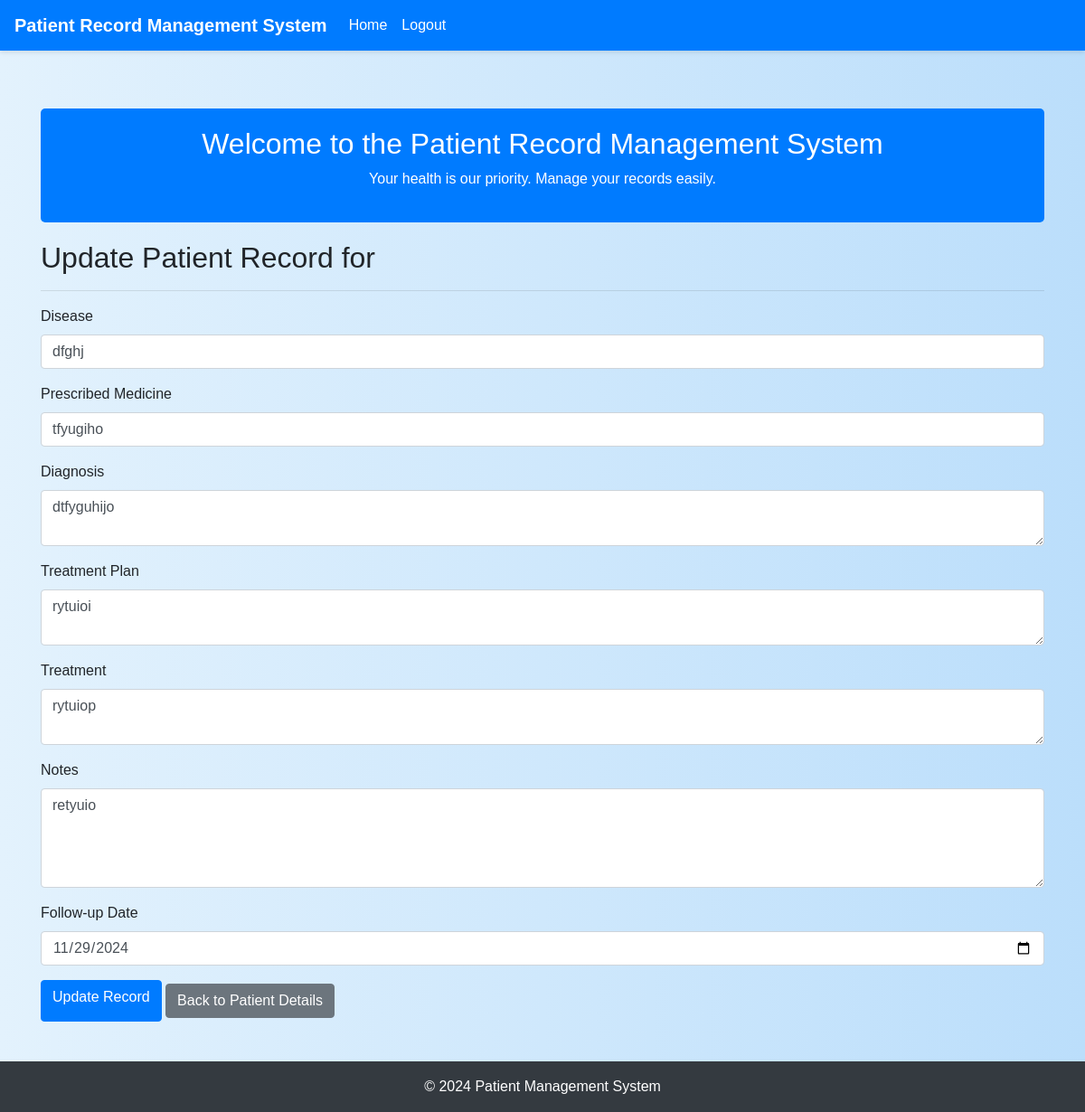
The page /doctor/update_record/1 (signed in) on the database its author committed.
### app/models.py (models this page shows, shortened)
class PatientRecord(db.Model):
    id = db.Column(db.Integer, primary_key=True)
    patient_id = db.Column(db.Integer, db.ForeignKey('patient.id'), nullable=False)
    user_id = db.Column(db.Integer, db.ForeignKey('user.id'), nullable=True)
    doctor_id = db.Column(db.Integer, db.ForeignKey('user.id'), nullable=False)
    disease = db.Column(db.String(100))
    diagnosis = db.Column(db.Text, nullable=True)
    prescribed_medicine = db.Column(db.String(255))
    notes = db.Column(db.Text)
    follow_up_date = db.Column(db.Date)
    record_date = db.Column(db.DateTime, default=datetime.utcnow)
    details = db.Column(db.Text, nullable=False)
    treatment = db.Column(db.Text)
    treatment_plan = db.Column(db.Text)
    patient = db.relationship('Patient', backref='records', lazy=True)

### app/route.py (the view, shortened to what this page needs)
@main_bp.route('/doctor/update_record/<int:patient_id>', methods=['GET', 'POST'])
@login_required
def update_patient_record(patient_id):
    if current_user.role != 'doctor':
        flash('Unauthorized access!', 'danger')
        return redirect(url_for('main.doctor_dashboard'))
    patient = User.query.get_or_404(patient_id)
    form = UpdatePatientRecordForm()
    existing_records = PatientRecord.query.filter_by(patient_id=patient.id).all()
    if not existing_records:
        flash('No medical records found for this patient. Please add a new record first.', 'warning')
        return redirect(url_for('main.add_patient_record', patient_id=patient.id))
    record = existing_records[0]
    if request.method == 'GET':
        form.disease.data = record.disease
        form.prescribed_medicine.data = record.prescribed_medicine
        form.diagnosis.data = record.diagnosis
        form.notes.data = record.notes
        form.follow_up_date.data = record.follow_up_date  # Flask-WTForms handles date formatting
        form.treatment_plan.data = record.treatment_plan
        form.treatment.data = record.treatment
    return render_template('update_patient_record.html', form=form, patient=patient)

### app/forms.py
class UpdatePatientRecordForm(FlaskForm):
    notes = TextAreaField('Patient Notes', validators=[DataRequired()])
    prescribed_medicine = StringField('Prescribed Medicine', validators=[DataRequired()])
    diagnosis = TextAreaField('Diagnosis', validators=[DataRequired()])
    notes = TextAreaField('Notes')
    follow_up_date = DateField('Follow-up Date', format='%Y-%m-%d', validators=[DataRequired()])
    disease = StringField('Disease', validators=[DataRequired()])
    details = TextAreaField('Details', validators=[Optional()])  # Add this
    treatment_plan = TextAreaField('Treatment Plan', validators=[DataRequired()])
    treatment = TextAreaField('Treatment', validators=[DataRequired()])
    submit = SubmitField('Update Record')

### app/templates/update_patient_record.html (shortened to what this page needs)
{% extends "layout.html" %}
{% block content %}
<h2>Update Patient Record for {{ patient.first_name }} {{ patient.last_name }}</h2>
<hr>
<form method="POST">
    <div class="form-group">
        {{ form.disease.label }}
        {{ form.disease(class="form-control", placeholder="Enter disease/condition", required=True) }}
    </div>
    <div class="form-group">
        {{ form.prescribed_medicine.label }}
        {{ form.prescribed_medicine(class="form-control", placeholder="Enter prescribed medicine", required=True) }}
    </div>
    <div class="form-group">
        {{ form.diagnosis.label }}
        {{ form.diagnosis(class="form-control", placeholder="Enter diagnosis", required=True) }}
    </div>
    <div class="form-group">
        {{ form.treatment_plan.label }}
        {{ form.treatment_plan(class="form-control", placeholder="Enter treatment plan", required=True) }}
    </div>
    <div class="form-group">
        {{ form.treatment.label }}
        {{ form.treatment(class="form-control", placeholder="Enter treatment details", required=True) }}
    </div>
    <div class="form-group">
        {{ form.notes.label }}
        {{ form.notes(class="form-control", rows=4, placeholder="Additional notes") }}
    </div>
    <div class="form-group">
        {{ form.follow_up_date.label }}
        {{ form.follow_up_date(class="form-control", type="date") }}
    </div>
    <button type="submit" class="btn btn-primary">{{ form.submit.label }}</button>
    <a href="{{ url_for('main.view_patient', patient_id=patient.id) }}" class="btn btn-secondary">Back to Patient Details</a>
</form>
{% endblock %}

### app/static/css/style.css (style rules this page uses)
:root { --primary-color: #007bff; --secondary-color: #6c757d; --success-color: #28a745; --info-color: #17a2b8; --warning-color: #ffc107; --danger-color: #dc3545; --background-color: #f8f9fa; --footer-background: #343a40; }
body { background-color: var(--background-color); font-family: Arial, sans-serif; margin: 0; padding: 0; }

### app/templates/layout.html (style rules this page uses)
body { display: flex; flex-direction: column; min-height: 100vh; background: linear-gradient(to right, #e3f2fd, #bbdefb); }

### rows shown on the page
PatientRecord: disease "dfghj", prescribed_medicine "tfyugiho", diagnosis "dtfyguhijo", treatment_plan "rytuioi", treatment "rytuiop", notes "retyuio", follow_up_date "11/29/2024"
